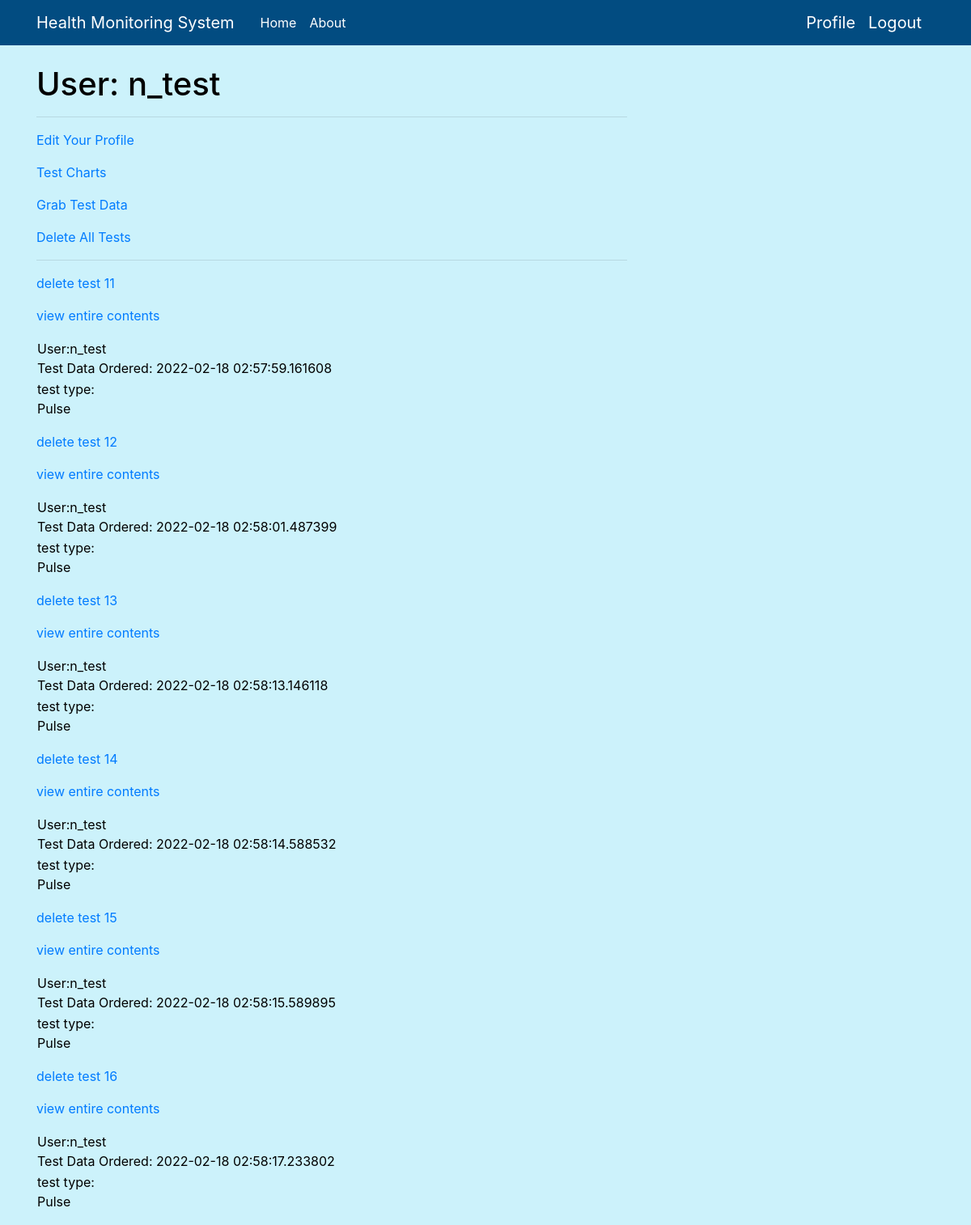
Page /user/n_test (signed in) on the committed database.
### app.py (models this page shows, shortened)
class User(UserMixin, db.Model):
    id = db.Column(db.Integer, primary_key=True)
    username = db.Column(db.String(64), index=True, unique=True)
    email = db.Column(db.String(120), index=True, unique=True)      # email field format is validated
    DOB = db.Column(db.String(6), index=True, unique=True)          # DOB field format is validated
    password_hash = db.Column(db.String(128))
    packets = db.relationship("Packet", backref='author', lazy='dynamic')
    packet_count = db.Column(db.Integer, index=True, unique=False)
    admin = db.Column(db.Integer, index=True, default=False)

class Packet(db.Model):
    id = db.Column(db.Integer, primary_key=True)
    body = db.Column(db.String(500))
    timestamp = db.Column(db.DateTime, index=True, default=datetime.utcnow) # this timestamp represents when the test was ordered
    test_taken = db.Column(db.DateTime, index=True)                         # this timestamp represents when the test was taken
    user_id = db.Column(db.Integer, db.ForeignKey('user.id'))
    test_type = db.Column(db.String(40))

### app.py (the view)
@app.route('/user/<username>')
@login_required
def user(username):
    user = User.query.filter_by(username=username).first_or_404()
    return render_template('user.html', user=user, packets=user.packets.all())

### app.py (called while the page is built)
@login.user_loader
def load_user(id):
    return User.query.get(int(id))

### templates/user.html (shortened to what this page needs)
{% extends "base.html" %}
{% block content %}
    <h1>User: {{ user.username }}</h1>
    <hr>
    {% if user == current_user %}
    <p><a href="{{ url_for('edit_profile') }}">Edit Your Profile</a></p>
    <p><a href="{{ url_for('test_chart', username=current_user.username)}}">Test Charts</a></p>
    <p><a href="{{ url_for('newtest', username=current_user.username) }}">Grab Test Data</a></p>
    <p><a href="{{ url_for('delete_all_tests', username=current_user.username) }}">Delete All Tests</a></p>
    <hr>
    {% for packet in packets %}
    <p>
        {% include '_packet.html' %}
    </p>
    {% endfor %}
    {% endif %}
{% endblock %}

### templates/_packet.html
<table>
        <tr valign="top">
            <td>User:{{ packet.author.username}}<br>Test Data Ordered: {{packet.timestamp}}</td>
            <p><a href="{{ url_for('deletetest', username=current_user.username, packet_id=packet.id) }}">delete test {{packet.id}}</a></p>
            <p><a href="{{ url_for('open_packet', username=current_user.username, packet_id=packet.id) }}">view entire contents</a></p>
        </tr>
        <td> test type:<br>{{ packet.test_type }} </td>
    </table>

### static/main.css (style rules this page uses)
body { background: #ccf2fb; color: #000000; margin-top: 5rem; }
h1, h2, h3, h4, h5, h6 { color: #000000; }

### rows in the picture
User: username "n_test"
Packet: author.username "n_test", timestamp "2022-02-18 02:57:59.161608", id "11", test_type "Pulse"
Packet: author.username "n_test", timestamp "2022-02-18 02:58:01.487399", id "12", test_type "Pulse"
Packet: author.username "n_test", timestamp "2022-02-18 02:58:13.146118", id "13", test_type "Pulse"
Packet: author.username "n_test", timestamp "2022-02-18 02:58:14.588532", id "14", test_type "Pulse"
Packet: author.username "n_test", timestamp "2022-02-18 02:58:15.589895", id "15", test_type "Pulse"
Packet: author.username "n_test", timestamp "2022-02-18 02:58:17.233802", id "16", test_type "Pulse"
